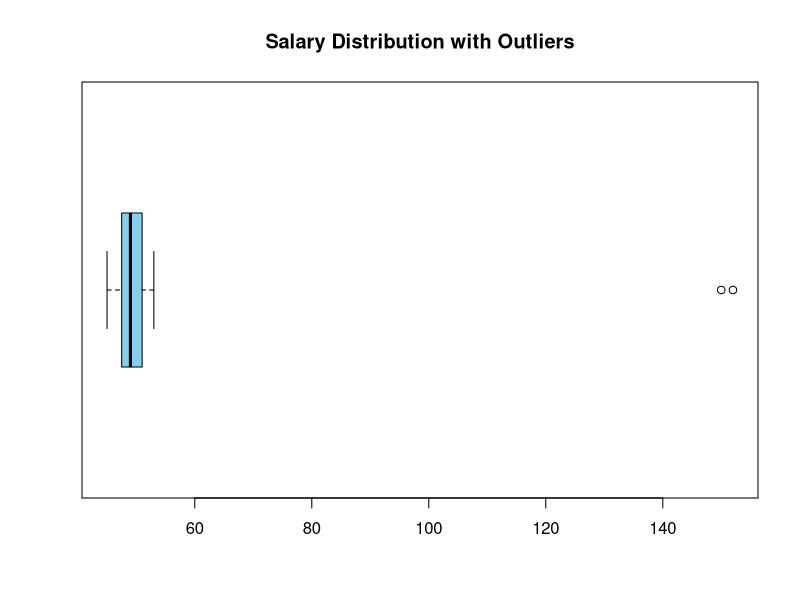

This figure's R source:
# Sample dataset: Salaries of 20 employees in thousands
salaries <- c(45, 50, 48, 152, 47, 51, 49, 53, 46, 48, 
              50, 47, 49, 51, 150, 48, 49, 47, 52, 50)
print("USING R INBUILT FUCNTION TO GET OUTLIERS")
outliers_r <-boxplot.stats(salaries)$out
print("Outliers:")
print(outliers_r)

print("MANUAL METHOD TO FIND OUTLIERS")
# Compute Q1, Q3, and IQR
Q1 <- quantile(salaries, 0.25)
Q3 <- quantile(salaries, 0.75)
IQR_value <- Q3 - Q1

# Compute lower and upper bounds for outlier detection
lower_bound <- Q1 - 1.5 * IQR_value
upper_bound <- Q3 + 1.5 * IQR_value

# Identify outliers
outliers <- salaries[salaries < lower_bound | salaries > upper_bound]

# Display results
print(paste("Lower Bound:", lower_bound))
print(paste("Upper Bound:", upper_bound))
print("Outliers detected in the dataset:")
print(outliers)

# Optional: Visual representation using a boxplot
boxplot(salaries, main="Salary Distribution with Outliers", col="skyblue", horizontal=TRUE)
